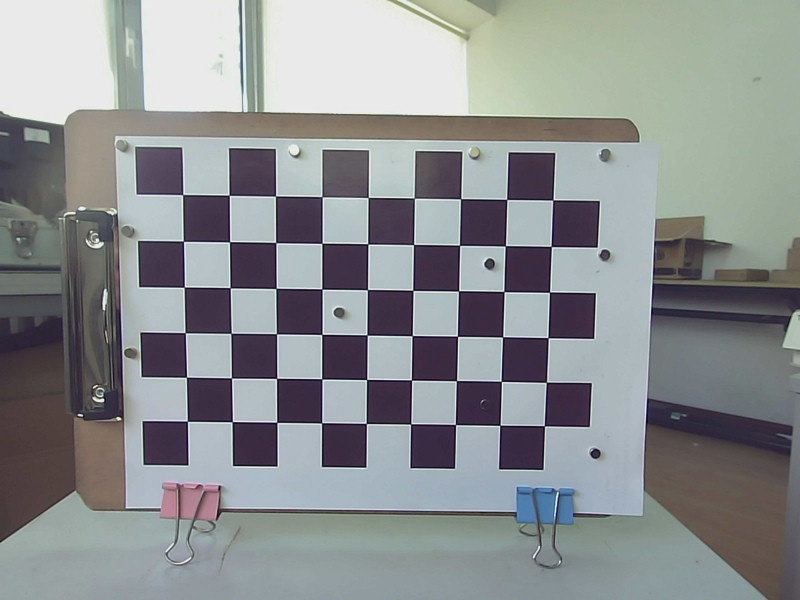
//> input picture feature_detect_ygz/scripts/chessboard2.jpg, 800 x 600 px
$ ./perspective_transformation ../scripts/chessboard2.jpg   (built with g++ and OpenCV 4)
//> lines starting //> are read from the running program, lines starting //| are printed output that depends on the picture
#include <iostream>
#include <opencv2/core/core.hpp>
#include <opencv2/highgui/highgui.hpp>
#include <opencv2/imgproc/imgproc.hpp>
#include <opencv2/features2d/features2d.hpp>
#include <opencv2/xfeatures2d/nonfree.hpp>
#include "opencv2/calib3d/calib3d.hpp"
#include <vector>
#include <cmath>
#include <opencv2/opencv.hpp>

using namespace std;
using namespace cv;

bool readIntrinsic(const string &file_path, cv::Mat &K_Mat, cv::Mat &DistCoef, cv::Size &imageSize)
{
    cv::FileStorage fs(file_path, cv::FileStorage::READ);
    if (!fs.isOpened())
        return false;

    DistCoef.at<double>(0) = fs["Camera.k1"];
    DistCoef.at<double>(1) = fs["Camera.k2"];
    DistCoef.at<double>(2) = fs["Camera.p1"];
    DistCoef.at<double>(3) = fs["Camera.p2"];

    K_Mat.at<double>(0,0) = fs["Camera.fx"];
    K_Mat.at<double>(1,1) = fs["Camera.fy"];
    K_Mat.at<double>(0,2) = fs["Camera.cx"];
    K_Mat.at<double>(1,2) = fs["Camera.cy"];

    imageSize.height = fs["Camera.height"];
    imageSize.width = fs["Camera.width"];

    cout<<"________________________________________"<<endl;
    cout << endl << "Camera Parameters: " << endl;
    cout << "- fx: " << K_Mat.at<double>(0,0) << endl;
    cout << "- fy: " << K_Mat.at<double>(1,1) << endl;
    cout << "- cx: " << K_Mat.at<double>(0,2) << endl;
    cout << "- cy: " << K_Mat.at<double>(1,2) << endl;
    cout << "- k1: " << DistCoef.at<double>(0) << endl;
    cout << "- k2: " << DistCoef.at<double>(1) << endl;
    cout << "- p1: " << DistCoef.at<double>(2) << endl;
    cout << "- p2: " << DistCoef.at<double>(3) << endl;
    cout<<"________________________________________"<<endl;
    return true;
}

int main(int argc, char** argv)
{
    if(argc < 2)
    {
        cout<<"usage: error! "<<endl;
        return 0;
    }

    Mat img = cv::imread(string(argv[1]), IMREAD_GRAYSCALE);
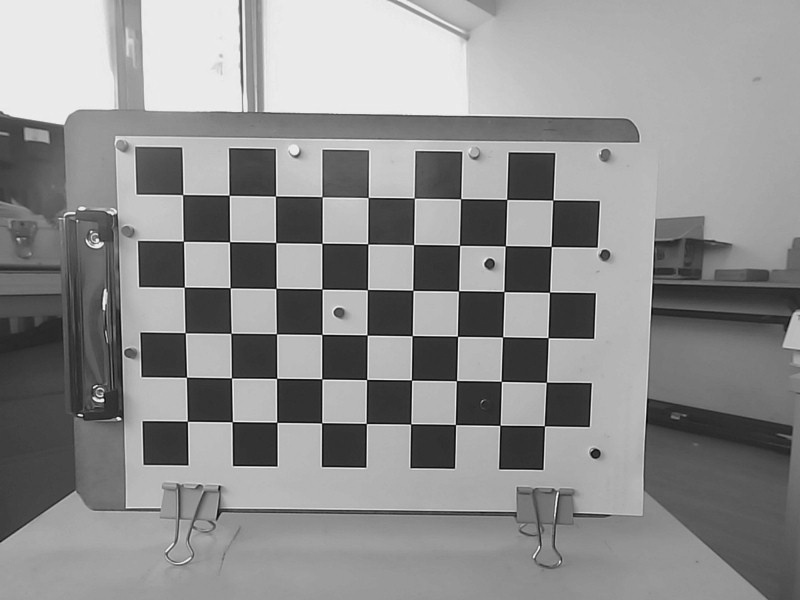
//> img: 600 rows x 800 cols, CV_8UC1; min 6, max 246, mean 142
    Mat dst;

    Mat MoveImage(img.rows,img.cols,CV_8UC1,Scalar(0));
    double angle = 45;//角度
    Point2f center(img.cols/2,img.rows/2);//中心
//> center = Point(400, 300)
    Mat M = getRotationMatrix2D(center, angle, 1);//计算旋转的仿射变换矩阵
    cout<<M<<endl;
//| [0.7071067811865476, 0.7071067811865475, -94.97474683058327;
//|  -0.7071067811865475, 0.7071067811865476, 370.7106781186547]
    warpAffine(img, MoveImage, M, Size(img.cols, img.rows));//仿射变换
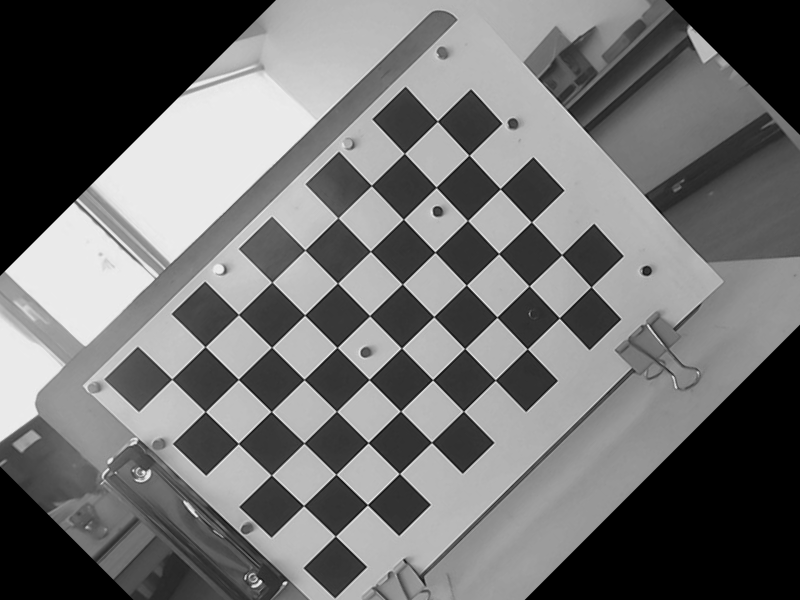
//> MoveImage: 600 rows x 800 cols, CV_8UC1; min 0, max 240, mean 112.4

    cv::imshow("src", img);
    cv::imshow("dst", MoveImage);

    cv::imwrite("wrapped_image.jpg", MoveImage);
    waitKey();
    return 0;
}
